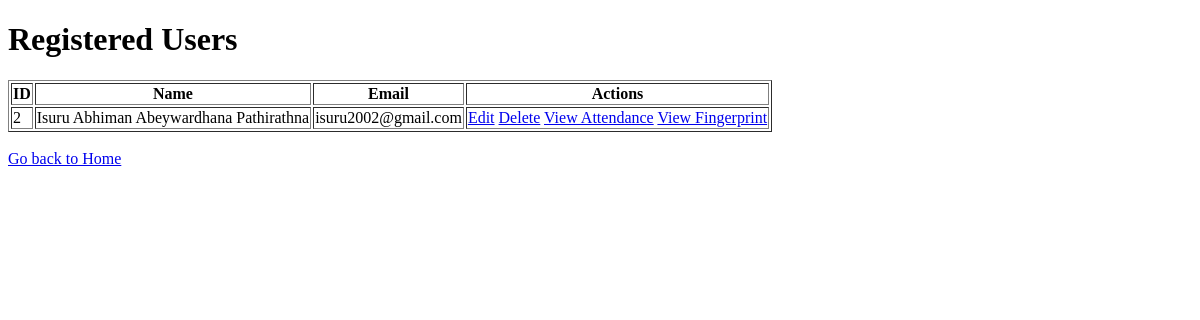
The app's page /users/, older data.
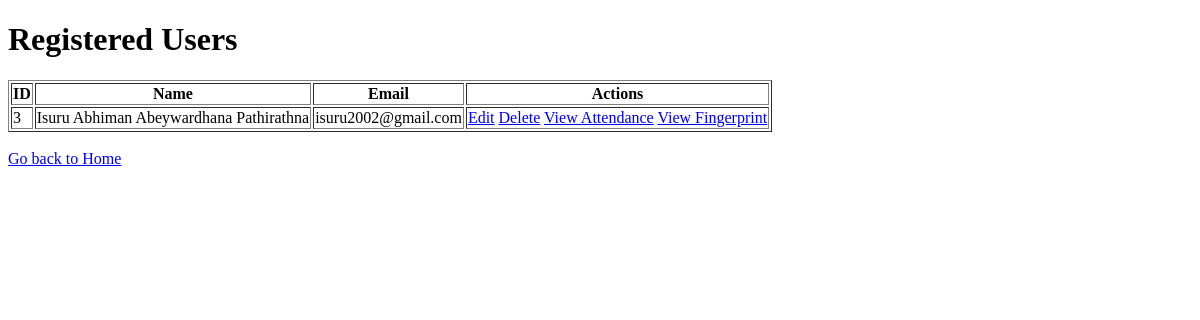
The same page, newer data.
### tables this page shows
CREATE TABLE users (
            id INTEGER PRIMARY KEY AUTOINCREMENT,
            name TEXT,
            email TEXT,
            fingerprint BLOB
        );

### attendance_system/routes/user_routes.py (the view)
@user_bp.route('/', endpoint='list_users')
def list_users():
    con = get_db_connection()
    cur = con.cursor()
    cur.execute("SELECT * FROM users")
    rows = cur.fetchall()
    msg = request.args.get('msg')  # Retrieve the success message
    return render_template('all_users.html', rows=rows, msg=msg)

### attendance_system/models.py (called while the page is built)
def get_db_connection():
    conn = sqlite3.connect('attendance.db')
    conn.row_factory = sqlite3.Row
    return conn

### attendance_system/templates/all_users.html (shortened to what this page needs)
<!DOCTYPE html>
<html lang="en">
<head>
</head>
<body>
    <h1>Registered Users</h1>
    <table border="1">
        <tr>
            <th>ID</th>
            <th>Name</th>
            <th>Email</th>
            <th>Actions</th>
        </tr>
        {% for row in rows %}
        <tr>
            <td>{{ row.id }}</td>
            <td>{{ row.name }}</td>
            <td>{{ row.email }}</td>
            <td>
                <a href="{{ url_for('user.edit_user', user_id=row.id) }}">Edit</a>
                <a href="{{ url_for('user.delete_user', user_id=row.id) }}">Delete</a>
                <a href="{{ url_for('attendance.view_attendance', user_id=row.id) }}">View Attendance</a>
                <a href="{{ url_for('fingerprint.view_fingerprint', user_id=row.id) }}">View Fingerprint</a>
            </td>
        </tr>
        {% endfor %}
    </table>
    <br>
    <a href="{{ url_for('main.index') }}">Go back to Home</a>
</body>
</html>

Row changes from the older to the newer data that the page shows:
removed users: id "2", name "Isuru Abhiman Abeywardhana Pathirathna", email "isuru2002@gmail.com"
added users: id "3", name "Isuru Abhiman Abeywardhana Pathirathna", email "isuru2002@gmail.com"
